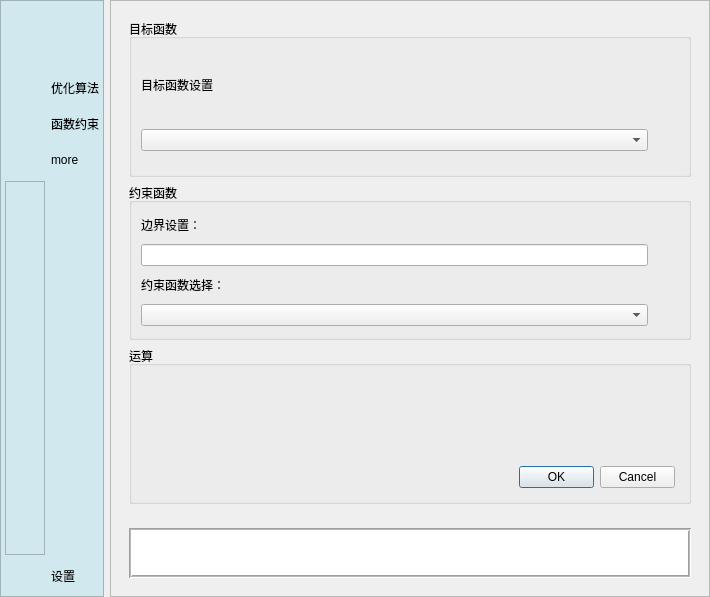
<?xml version="1.0" encoding="UTF-8"?>
<ui version="4.0">
 <class>Form</class>
 <widget class="QWidget" name="Form">
  <property name="windowModality">
   <enum>Qt::NonModal</enum>
  </property>
  <property name="enabled">
   <bool>true</bool>
  </property>
  <property name="geometry">
   <rect>
    <x>0</x>
    <y>0</y>
    <width>710</width>
    <height>597</height>
   </rect>
  </property>
  <property name="sizePolicy">
   <sizepolicy hsizetype="Fixed" vsizetype="Fixed">
    <horstretch>0</horstretch>
    <verstretch>0</verstretch>
   </sizepolicy>
  </property>
  <property name="cursor">
   <cursorShape>ArrowCursor</cursorShape>
  </property>
  <property name="windowTitle">
   <string>Form</string>
  </property>
  <property name="windowIcon">
   <iconset resource="../../resources/resources.qrc">
    <normaloff>:/icon/icon/Vector-2.svg</normaloff>:/icon/icon/Vector-2.svg</iconset>
  </property>
  <property name="windowOpacity">
   <double>1.000000000000000</double>
  </property>
  <layout class="QVBoxLayout" name="verticalLayout_2">
   <property name="spacing">
    <number>6</number>
   </property>
   <property name="leftMargin">
    <number>0</number>
   </property>
   <property name="topMargin">
    <number>0</number>
   </property>
   <property name="rightMargin">
    <number>0</number>
   </property>
   <property name="bottomMargin">
    <number>0</number>
   </property>
   <item>
    <widget class="QWidget" name="widget" native="true">
     <property name="sizePolicy">
      <sizepolicy hsizetype="Expanding" vsizetype="Expanding">
       <horstretch>0</horstretch>
       <verstretch>0</verstretch>
      </sizepolicy>
     </property>
     <layout class="QGridLayout" name="gridLayout">
      <property name="sizeConstraint">
       <enum>QLayout::SetDefaultConstraint</enum>
      </property>
      <property name="leftMargin">
       <number>0</number>
      </property>
      <property name="topMargin">
       <number>0</number>
      </property>
      <property name="rightMargin">
       <number>0</number>
      </property>
      <property name="bottomMargin">
       <number>0</number>
      </property>
      <property name="spacing">
       <number>6</number>
      </property>
      <item row="0" column="0">
       <widget class="QFrame" name="frame_2">
        <property name="sizePolicy">
         <sizepolicy hsizetype="Expanding" vsizetype="Expanding">
          <horstretch>1</horstretch>
          <verstretch>5</verstretch>
         </sizepolicy>
        </property>
        <property name="maximumSize">
         <size>
          <width>600</width>
          <height>3600</height>
         </size>
        </property>
        <property name="layoutDirection">
         <enum>Qt::LeftToRight</enum>
        </property>
        <property name="styleSheet">
         <string notr="true">background-color: #d1e8ef
</string>
        </property>
        <property name="frameShape">
         <enum>QFrame::StyledPanel</enum>
        </property>
        <property name="frameShadow">
         <enum>QFrame::Sunken</enum>
        </property>
        <property name="lineWidth">
         <number>1</number>
        </property>
        <layout class="QGridLayout" name="gridLayout_2">
         <property name="leftMargin">
          <number>4</number>
         </property>
         <property name="topMargin">
          <number>5</number>
         </property>
         <property name="rightMargin">
          <number>4</number>
         </property>
         <property name="bottomMargin">
          <number>5</number>
         </property>
         <item row="3" column="0">
          <widget class="QPushButton" name="pushButton_algorithm">
           <property name="sizePolicy">
            <sizepolicy hsizetype="Fixed" vsizetype="Fixed">
             <horstretch>0</horstretch>
             <verstretch>0</verstretch>
            </sizepolicy>
           </property>
           <property name="minimumSize">
            <size>
             <width>30</width>
             <height>30</height>
            </size>
           </property>
           <property name="maximumSize">
            <size>
             <width>50</width>
             <height>50</height>
            </size>
           </property>
           <property name="styleSheet">
            <string notr="true">QPushButton {
	
	image: url(:/icon/icon/algorithm.svg);
}
QPushButton {
	padding: 0;
	border: None;
}
/*悬停*/
QPushButton:hover {
    background-color: #e0e0e0;
    border-color: #999999;
}

/* 按下 */
QPushButton:pressed {
    background-color: #d0d0d0;
}</string>
           </property>
           <property name="text">
            <string/>
           </property>
          </widget>
         </item>
         <item row="0" column="0">
          <widget class="QToolButton" name="toolButtonBack">
           <property name="maximumSize">
            <size>
             <width>30</width>
             <height>30</height>
            </size>
           </property>
           <property name="styleSheet">
            <string notr="true">QToolButton {
	image: url(:/icon/icon/back.svg);
}
QToolButton {
	background: transparent;
    border: none;
    padding: 3;
}
/*悬停*/
QToolButton:hover {
    background-color: #e0e0e0;
    border-color: #999999;
}

/* 按下 */
QToolButton:pressed {
    background-color: #d0d0d0;
}
</string>
           </property>
           <property name="text">
            <string/>
           </property>
          </widget>
         </item>
         <item row="4" column="1">
          <widget class="QLabel" name="label_function">
           <property name="contextMenuPolicy">
            <enum>Qt::NoContextMenu</enum>
           </property>
           <property name="text">
            <string>函数约束</string>
           </property>
          </widget>
         </item>
         <item row="5" column="0">
          <widget class="QPushButton" name="pushButton_more">
           <property name="minimumSize">
            <size>
             <width>30</width>
             <height>30</height>
            </size>
           </property>
           <property name="maximumSize">
            <size>
             <width>50</width>
             <height>50</height>
            </size>
           </property>
           <property name="styleSheet">
            <string notr="true">QPushButton {
	
	image: url(:/icon/icon/more.svg);
}
QPushButton {
	background: transparent;
    border: none;
    padding: 5;
}
/*悬停*/
QPushButton:hover {
    background-color: #e0e0e0;
    border-color: #999999;
}

/* 按下 */
QPushButton:pressed {
    background-color: #d0d0d0;
}</string>
           </property>
           <property name="text">
            <string/>
           </property>
          </widget>
         </item>
         <item row="3" column="1">
          <widget class="QLabel" name="label_algorithm">
           <property name="text">
            <string>优化算法</string>
           </property>
          </widget>
         </item>
         <item row="5" column="1">
          <widget class="QLabel" name="label_more">
           <property name="text">
            <string>more</string>
           </property>
          </widget>
         </item>
         <item row="4" column="0">
          <widget class="QPushButton" name="pushButton_function">
           <property name="sizePolicy">
            <sizepolicy hsizetype="Fixed" vsizetype="Fixed">
             <horstretch>0</horstretch>
             <verstretch>0</verstretch>
            </sizepolicy>
           </property>
           <property name="minimumSize">
            <size>
             <width>30</width>
             <height>30</height>
            </size>
           </property>
           <property name="maximumSize">
            <size>
             <width>50</width>
             <height>50</height>
            </size>
           </property>
           <property name="styleSheet">
            <string notr="true">QPushButton {
	image: url(:/icon/icon/function.svg);
}
QPushButton {
	background: transparent;
    border: none;
    padding: 3;
}
/*悬停*/
QPushButton:hover {
    background-color: #e0e0e0;
    border-color: #999999;
}

/* 按下 */
QPushButton:pressed {
    background-color: #d0d0d0;
}</string>
           </property>
           <property name="text">
            <string/>
           </property>
          </widget>
         </item>
         <item row="8" column="0">
          <widget class="QToolButton" name="toolButtonSettings">
           <property name="minimumSize">
            <size>
             <width>30</width>
             <height>30</height>
            </size>
           </property>
           <property name="maximumSize">
            <size>
             <width>50</width>
             <height>50</height>
            </size>
           </property>
           <property name="styleSheet">
            <string notr="true">QToolButton{
	image: url(:/icon/icon/setting.svg);
	background: transparent;
    border: none;
    padding: 3;
}
/*悬停*/
QToolButton:hover {
    background-color: #e0e0e0;
    border-color: #999999;
}

/* 按下 */
QToolButton:pressed {
    background-color: #d0d0d0;
}
</string>
           </property>
           <property name="text">
            <string/>
           </property>
          </widget>
         </item>
         <item row="8" column="1">
          <widget class="QLabel" name="label_settings">
           <property name="text">
            <string>设置</string>
           </property>
          </widget>
         </item>
         <item row="6" column="0">
          <widget class="QScrollArea" name="scrollArea">
           <property name="maximumSize">
            <size>
             <width>40</width>
             <height>16777215</height>
            </size>
           </property>
           <property name="widgetResizable">
            <bool>true</bool>
           </property>
           <widget class="QWidget" name="scrollAreaWidgetContents">
            <property name="geometry">
             <rect>
              <x>0</x>
              <y>0</y>
              <width>38</width>
              <height>372</height>
             </rect>
            </property>
           </widget>
          </widget>
         </item>
         <item row="2" column="0">
          <widget class="QToolButton" name="toolButtonRightOpen">
           <property name="sizePolicy">
            <sizepolicy hsizetype="Fixed" vsizetype="Fixed">
             <horstretch>0</horstretch>
             <verstretch>0</verstretch>
            </sizepolicy>
           </property>
           <property name="minimumSize">
            <size>
             <width>40</width>
             <height>30</height>
            </size>
           </property>
           <property name="layoutDirection">
            <enum>Qt::LeftToRight</enum>
           </property>
           <property name="styleSheet">
            <string notr="true">QToolButton{
	image: url(:/icon/icon/toggle-right.svg)
}
QToolButton {
    background: transparent;
    border: none;
    padding: 1;
}
/*悬停*/
QToolButton:hover {
    background-color: #e0e0e0;
    border-color: #999999;
}

/* 按下 */
QToolButton:pressed {
    background-color: #d0d0d0;
}

</string>
           </property>
           <property name="text">
            <string/>
           </property>
           <property name="popupMode">
            <enum>QToolButton::DelayedPopup</enum>
           </property>
           <property name="toolButtonStyle">
            <enum>Qt::ToolButtonIconOnly</enum>
           </property>
           <property name="arrowType">
            <enum>Qt::NoArrow</enum>
           </property>
          </widget>
         </item>
        </layout>
       </widget>
      </item>
      <item row="0" column="2">
       <widget class="QFrame" name="frame_3">
        <property name="sizePolicy">
         <sizepolicy hsizetype="Expanding" vsizetype="Preferred">
          <horstretch>7</horstretch>
          <verstretch>0</verstretch>
         </sizepolicy>
        </property>
        <property name="frameShape">
         <enum>QFrame::StyledPanel</enum>
        </property>
        <property name="frameShadow">
         <enum>QFrame::Raised</enum>
        </property>
        <property name="lineWidth">
         <number>1</number>
        </property>
        <layout class="QVBoxLayout" name="verticalLayout">
         <item>
          <widget class="QStackedWidget" name="stackedWidget">
           <property name="enabled">
            <bool>true</bool>
           </property>
           <property name="sizePolicy">
            <sizepolicy hsizetype="Expanding" vsizetype="Expanding">
             <horstretch>0</horstretch>
             <verstretch>5</verstretch>
            </sizepolicy>
           </property>
           <property name="minimumSize">
            <size>
             <width>528</width>
             <height>481</height>
            </size>
           </property>
           <property name="lineWidth">
            <number>1</number>
           </property>
           <property name="midLineWidth">
            <number>0</number>
           </property>
           <property name="currentIndex">
            <number>1</number>
           </property>
           <widget class="QWidget" name="page_algorithm">
            <property name="enabled">
             <bool>true</bool>
            </property>
            <property name="sizePolicy">
             <sizepolicy hsizetype="Expanding" vsizetype="Expanding">
              <horstretch>0</horstretch>
              <verstretch>0</verstretch>
             </sizepolicy>
            </property>
            <property name="contextMenuPolicy">
             <enum>Qt::DefaultContextMenu</enum>
            </property>
            <layout class="QVBoxLayout" name="verticalLayout_3">
             <item>
              <widget class="QFrame" name="frame_algorithm">
               <property name="sizePolicy">
                <sizepolicy hsizetype="Preferred" vsizetype="Expanding">
                 <horstretch>0</horstretch>
                 <verstretch>1</verstretch>
                </sizepolicy>
               </property>
               <property name="frameShape">
                <enum>QFrame::StyledPanel</enum>
               </property>
               <property name="frameShadow">
                <enum>QFrame::Raised</enum>
               </property>
               <layout class="QHBoxLayout" name="horizontalLayout_2">
                <item>
                 <widget class="QGroupBox" name="groupBox_select_problems">
                  <property name="sizePolicy">
                   <sizepolicy hsizetype="Preferred" vsizetype="Expanding">
                    <horstretch>0</horstretch>
                    <verstretch>0</verstretch>
                   </sizepolicy>
                  </property>
                  <property name="title">
                   <string>优化问题选择</string>
                  </property>
                  <layout class="QHBoxLayout" name="horizontalLayout_3">
                   <item>
                    <widget class="QRadioButton" name="radioButton_single_obj">
                     <property name="text">
                      <string>单目标优化</string>
                     </property>
                    </widget>
                   </item>
                   <item>
                    <widget class="QRadioButton" name="radioButton_multi_obj">
                     <property name="text">
                      <string>多目标优化</string>
                     </property>
                    </widget>
                   </item>
                  </layout>
                 </widget>
                </item>
                <item>
                 <widget class="QGroupBox" name="groupBox_select_algorithm">
                  <property name="title">
                   <string>优化算法选择</string>
                  </property>
                  <layout class="QHBoxLayout" name="horizontalLayout_4">
                   <item>
                    <widget class="QLabel" name="label_algorithm_text">
                     <property name="text">
                      <string>xxx</string>
                     </property>
                    </widget>
                   </item>
                   <item>
                    <widget class="QComboBox" name="comboBox_algorithm">
                     <item>
                      <property name="text">
                       <string>DE</string>
                      </property>
                     </item>
                     <item>
                      <property name="text">
                       <string>PSO</string>
                      </property>
                     </item>
                     <item>
                      <property name="text">
                       <string>GA</string>
                      </property>
                     </item>
                    </widget>
                   </item>
                   <item>
                    <widget class="QToolButton" name="toolButton_algorithm">
                     <property name="styleSheet">
                      <string notr="true">QToolButton {
	image: url(:/icon/icon/file_input.svg);
}
QToolButton {
    background: transparent;
    border: none;
    padding: 3;
}
/*悬停*/
QToolButton:hover {
    background-color: #e0e0e0;
    border-color: #999999;
}

/* 按下 */
QToolButton:pressed {
    background-color: #d0d0d0;
}
</string>
                     </property>
                     <property name="text">
                      <string/>
                     </property>
                    </widget>
                   </item>
                  </layout>
                 </widget>
                </item>
               </layout>
              </widget>
             </item>
             <item>
              <widget class="QTabWidget" name="tabWidget">
               <property name="sizePolicy">
                <sizepolicy hsizetype="Expanding" vsizetype="Expanding">
                 <horstretch>0</horstretch>
                 <verstretch>6</verstretch>
                </sizepolicy>
               </property>
               <property name="currentIndex">
                <number>0</number>
               </property>
               <widget class="QWidget" name="tab">
                <attribute name="title">
                 <string>优化算法</string>
                </attribute>
                <layout class="QVBoxLayout" name="verticalLayout_4">
                 <item>
                  <widget class="QTextBrowser" name="textBrowser_algorithm_introduce">
                   <property name="styleSheet">
                    <string notr="true">QTextBrowser {
                background-color: #f8f9fa;
                border: 1px solid #e1e4e8;
                border-radius: 4px;
                padding: 10px;
                font-family: 'Segoe UI', Arial, sans-serif;
}
a {
                color: #0366d6;
                text-decoration: none;
}
a:hover {
                text-decoration: underline;
}</string>
                   </property>
                   <property name="frameShape">
                    <enum>QFrame::Box</enum>
                   </property>
                   <property name="frameShadow">
                    <enum>QFrame::Raised</enum>
                   </property>
                   <property name="html">
                    <string>&lt;!DOCTYPE HTML PUBLIC &quot;-//W3C//DTD HTML 4.0//EN&quot; &quot;http://www.w3.org/TR/REC-html40/strict.dtd&quot;&gt;
&lt;html&gt;&lt;head&gt;&lt;meta name=&quot;qrichtext&quot; content=&quot;1&quot; /&gt;&lt;style type=&quot;text/css&quot;&gt;
p, li { white-space: pre-wrap; }
&lt;/style&gt;&lt;/head&gt;&lt;body style=&quot; font-family:'Segoe UI','Arial','sans-serif'; font-size:9pt; font-weight:400; font-style:normal;&quot;&gt;
&lt;p style=&quot;-qt-paragraph-type:empty; margin-top:0px; margin-bottom:0px; margin-left:0px; margin-right:0px; -qt-block-indent:0; text-indent:0px;&quot;&gt;&lt;br /&gt;&lt;/p&gt;&lt;/body&gt;&lt;/html&gt;</string>
                   </property>
                  </widget>
                 </item>
                </layout>
               </widget>
               <widget class="QWidget" name="tab_2">
                <attribute name="title">
                 <string>约束参数设置</string>
                </attribute>
                <layout class="QVBoxLayout" name="verticalLayout_5">
                 <item>
                  <widget class="QScrollArea" name="scrollArea_2">
                   <property name="widgetResizable">
                    <bool>true</bool>
                   </property>
                   <widget class="QWidget" name="scrollAreaWidgetContents_2">
                    <property name="geometry">
                     <rect>
                      <x>0</x>
                      <y>0</y>
                      <width>536</width>
                      <height>357</height>
                     </rect>
                    </property>
                    <layout class="QGridLayout" name="gridLayout_3">
                     <item row="0" column="0">
                      <widget class="QLabel" name="label_popSize">
                       <property name="text">
                        <string>popSize:</string>
                       </property>
                      </widget>
                     </item>
                     <item row="0" column="1">
                      <widget class="QLineEdit" name="lineEdit_popSize"/>
                     </item>
                     <item row="1" column="0">
                      <widget class="QLabel" name="label_mutate_rate">
                       <property name="text">
                        <string>mutate rate:</string>
                       </property>
                      </widget>
                     </item>
                     <item row="1" column="1">
                      <widget class="QLineEdit" name="lineEdit_mutate_rate"/>
                     </item>
                     <item row="2" column="0">
                      <widget class="QLabel" name="label_cross_rate">
                       <property name="text">
                        <string>cross rate:</string>
                       </property>
                      </widget>
                     </item>
                     <item row="2" column="1">
                      <widget class="QLineEdit" name="lineEdit_cross_rate"/>
                     </item>
                     <item row="3" column="0">
                      <widget class="QLabel" name="label_max_iterations">
                       <property name="text">
                        <string>maximum iterations:</string>
                       </property>
                      </widget>
                     </item>
                     <item row="3" column="1">
                      <widget class="QLineEdit" name="lineEdit_max_iterations"/>
                     </item>
                    </layout>
                   </widget>
                  </widget>
                 </item>
                </layout>
               </widget>
              </widget>
             </item>
            </layout>
           </widget>
           <widget class="QWidget" name="page_function">
            <layout class="QVBoxLayout" name="verticalLayout_6">
             <item>
              <widget class="QGroupBox" name="groupBox_object_fun">
               <property name="title">
                <string>目标函数</string>
               </property>
               <layout class="QGridLayout" name="gridLayout_4">
                <item row="1" column="0">
                 <widget class="QComboBox" name="comboBox_object_fun">
                  <property name="maximumSize">
                   <size>
                    <width>600</width>
                    <height>16777215</height>
                   </size>
                  </property>
                 </widget>
                </item>
                <item row="1" column="1">
                 <widget class="QToolButton" name="toolButton_object_fun_input">
                  <property name="styleSheet">
                   <string notr="true">QToolButton {
	image: url(:/icon/icon/file_input.svg);
}
QToolButton {
    background: transparent;
    border: none;
    padding: 3;
}
/*悬停*/
QToolButton:hover {
    background-color: #e0e0e0;
    border-color: #999999;
}

/* 按下 */
QToolButton:pressed {
    background-color: #d0d0d0;
}</string>
                  </property>
                  <property name="text">
                   <string/>
                  </property>
                 </widget>
                </item>
                <item row="0" column="0">
                 <widget class="QLabel" name="label_object_fun">
                  <property name="maximumSize">
                   <size>
                    <width>16777215</width>
                    <height>50</height>
                   </size>
                  </property>
                  <property name="text">
                   <string>目标函数设置</string>
                  </property>
                 </widget>
                </item>
               </layout>
              </widget>
             </item>
             <item>
              <widget class="QGroupBox" name="groupBox_constraint">
               <property name="title">
                <string>约束函数</string>
               </property>
               <layout class="QGridLayout" name="gridLayout_5">
                <item row="3" column="1">
                 <widget class="QComboBox" name="comboBox_constraint"/>
                </item>
                <item row="2" column="1">
                 <widget class="QLabel" name="label_constraint">
                  <property name="maximumSize">
                   <size>
                    <width>16777215</width>
                    <height>50</height>
                   </size>
                  </property>
                  <property name="text">
                   <string>约束函数选择：</string>
                  </property>
                 </widget>
                </item>
                <item row="0" column="1">
                 <widget class="QLabel" name="label_bounds">
                  <property name="maximumSize">
                   <size>
                    <width>16777215</width>
                    <height>50</height>
                   </size>
                  </property>
                  <property name="text">
                   <string>边界设置：</string>
                  </property>
                 </widget>
                </item>
                <item row="3" column="2">
                 <widget class="QToolButton" name="toolButton_constraint_input">
                  <property name="styleSheet">
                   <string notr="true">QToolButton {
	image: url(:/icon/icon/file_input.svg);
}
QToolButton {
    background: transparent;
    border: none;
    padding: 3;
}
/*悬停*/
QToolButton:hover {
    background-color: #e0e0e0;
    border-color: #999999;
}

/* 按下 */
QToolButton:pressed {
    background-color: #d0d0d0;
}</string>
                  </property>
                  <property name="text">
                   <string/>
                  </property>
                 </widget>
                </item>
                <item row="1" column="1">
                 <widget class="QLineEdit" name="lineEdit_bounds">
                  <property name="maximumSize">
                   <size>
                    <width>600</width>
                    <height>16777215</height>
                   </size>
                  </property>
                 </widget>
                </item>
               </layout>
              </widget>
             </item>
             <item>
              <widget class="QGroupBox" name="groupBox">
               <property name="title">
                <string>运算</string>
               </property>
               <widget class="QDialogButtonBox" name="buttonBox_running">
                <property name="geometry">
                 <rect>
                  <x>390</x>
                  <y>120</y>
                  <width>156</width>
                  <height>23</height>
                 </rect>
                </property>
                <property name="standardButtons">
                 <set>QDialogButtonBox::Cancel|QDialogButtonBox::Ok</set>
                </property>
               </widget>
              </widget>
             </item>
            </layout>
           </widget>
           <widget class="QWidget" name="page_more"/>
           <widget class="QWidget" name="page_settings"/>
          </widget>
         </item>
         <item>
          <widget class="QWidget" name="widget_operation_inf" native="true">
           <property name="sizePolicy">
            <sizepolicy hsizetype="Expanding" vsizetype="Fixed">
             <horstretch>0</horstretch>
             <verstretch>0</verstretch>
            </sizepolicy>
           </property>
           <property name="minimumSize">
            <size>
             <width>0</width>
             <height>50</height>
            </size>
           </property>
           <property name="maximumSize">
            <size>
             <width>16777215</width>
             <height>350</height>
            </size>
           </property>
           <layout class="QHBoxLayout" name="horizontalLayout">
            <item>
             <widget class="QTextBrowser" name="textBrowser_operation_history">
              <property name="sizePolicy">
               <sizepolicy hsizetype="Expanding" vsizetype="Expanding">
                <horstretch>0</horstretch>
                <verstretch>1</verstretch>
               </sizepolicy>
              </property>
              <property name="minimumSize">
               <size>
                <width>0</width>
                <height>30</height>
               </size>
              </property>
              <property name="maximumSize">
               <size>
                <width>16777215</width>
                <height>50</height>
               </size>
              </property>
              <property name="frameShape">
               <enum>QFrame::Box</enum>
              </property>
              <property name="frameShadow">
               <enum>QFrame::Sunken</enum>
              </property>
              <property name="lineWidth">
               <number>1</number>
              </property>
              <property name="midLineWidth">
               <number>1</number>
              </property>
             </widget>
            </item>
           </layout>
          </widget>
         </item>
        </layout>
       </widget>
      </item>
     </layout>
    </widget>
   </item>
  </layout>
 </widget>
 <resources>
  <include location="../../resources/resources.qrc"/>
 </resources>
 <connections/>
</ui>
